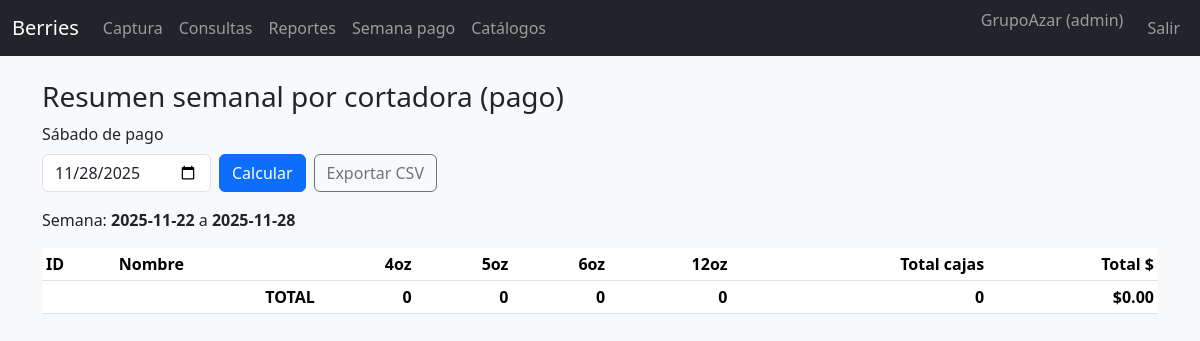
Screenshot of /weekly (signed in) with the database file from the repository.
### models.py (models this page shows)
class User(Base):
    __tablename__ = "users"
    id = Column(Integer, primary_key=True)
    username = Column(String(50), unique=True, nullable=False)
    password_hash = Column(String(200), nullable=False)
    role = Column(String(20), nullable=False, default="capturista")
    active = Column(Integer, default=1)

class BoxSize(Base):
    __tablename__ = "box_sizes"
    id = Column(Integer, primary_key=True)
    name = Column(String(20), unique=True, nullable=False)
    active = Column(Integer, default=1)

### app.py (the view, shortened to what this page needs)
@app.route("/weekly")
@login_required
def weekly():
    db = get_db()
    fri_str = request.args.get("friday")
    sat_str = request.args.get("saturday")  # compatibilidad
    if fri_str:
        end_day = datetime.strptime(fri_str, "%Y-%m-%d").date()
    elif sat_str:
        s = datetime.strptime(sat_str, "%Y-%m-%d").date()
        end_day = s + timedelta(days=6)  # sábado -> viernes siguiente
    else:
        today = date.today()
        end_day = today - timedelta((today.weekday() - 4) % 7)  # viernes más reciente (<= hoy)
    start = end_day - timedelta(days=6)  # sábado anterior
    sizes = db.query(BoxSize).filter(BoxSize.active == 1).all()
    order = {"4oz": 0, "5oz": 1, "6oz": 2, "12oz": 3}
    sizes = sorted(sizes, key=lambda s: order.get(s.name, 99))
    rows = (
        db.query(Picker.id, Picker.code, Picker.name, BoxSize.name,
                 func.coalesce(func.sum(Harvest.boxes), 0))
          .join(Harvest, Harvest.picker_id == Picker.id)
          .join(BoxSize, BoxSize.id == Harvest.size_id)
          .filter(Harvest.date.between(start, end_day))
          .group_by(Picker.id, Picker.code, Picker.name, BoxSize.name)
          .all()
    )
    data = {}
    money_rows = (
        db.query(Picker.id, func.coalesce(func.sum(Harvest.total), 0))
          .join(Harvest, Harvest.picker_id == Picker.id)
          .filter(Harvest.date.between(start, end_day))
          .group_by(Picker.id)
          .all()
    )
    for pid, m in money_rows:
        if pid in data:
            data[pid]["total_money"] = float(m)
    for rec in data.values():
        rec["total_boxes"] = sum(rec["sizes"].values())
    total_by_size = {s.name: 0 for s in sizes}
    for rec in data.values():
        for sname, val in rec["sizes"].items():
            total_by_size[sname] += val
    total_boxes = sum(rec["total_boxes"] for rec in data.values())
    total_money = sum(rec["total_money"] for rec in data.values())
    table = list(data.values())
    table.sort(key=lambda r: r["code"])
    return render_template(
        "weekly.html",
        start=start,
        friday=end_day,
        saturday=end_day,  # compatibilidad con plantilla antigua
        sizes=sizes,
        table=table,
        total_by_size=total_by_size,
        total_boxes=total_boxes,
        total_money=total_money
    )

### app.py (called while the page is built)
def get_db(): return SessionLocal()

@login_manager.user_loader
def load_user(uid):
    db = get_db()
    u = db.get(User, int(uid))
    return UserAdapter(u) if u else None

@app.context_processor
def inject_today(): return {"today": date.today()}

    @property
    def role(self): return self._u.role

    @property
    def username(self): return self._u.username

### templates/weekly.html (shortened to what this page needs)
{% extends 'base.html' %}
{% block content %}
<h3>Resumen semanal por cortadora (pago)</h3>
<form class='row g-2 mb-3' method='get'>
  <div class='col-auto'><label class='form-label'>Sábado de pago</label>
    <input type='date' class='form-control' name='saturday' value='{{ saturday }}'></div>
  <div class='col-auto d-flex align-items-end'><button class='btn btn-primary'>Calcular</button></div>
  <div class='col-auto d-flex align-items-end'><a class='btn btn-outline-secondary' href='{{ url_for('weekly_csv') }}?saturday={{ saturday }}'>Exportar CSV</a></div>
</form>
<p>Semana: <strong>{{ start }}</strong> a <strong>{{ saturday }}</strong></p>
<div class='table-responsive'><table class='table table-sm table-striped align-middle'>
  <thead><tr><th>ID</th><th>Nombre</th>{% for s in sizes %}<th class='text-end'>{{ s.name }}</th>{% endfor %}<th class='text-end'>Total cajas</th><th class='text-end'>Total $</th></tr></thead>
  <tfoot><tr><th colspan='2' class='text-end'>TOTAL</th>{% for s in sizes %}<th class='text-end'>{{ total_by_size[s.name] }}</th>{% endfor %}<th class='text-end'>{{ total_boxes }}</th><th class='text-end'>${{ '%.2f'|format(total_money) }}</th></tr></tfoot>
</table></div>
{% endblock %}

### templates/base.html (shortened to what this page needs)
<!doctype html>
<html lang="es">
<head>
  <link href="https://cdn.jsdelivr.net/npm/bootstrap@5.3.3/dist/css/bootstrap.min.css" rel="stylesheet">
</head>
<body class="bg-light">
<nav class="navbar navbar-expand-lg navbar-dark bg-dark">
  <div class="container-fluid">
    <a class="navbar-brand" href="{{ url_for('index') }}">Berries</a>
    <div class="collapse navbar-collapse" id="navbars">
      <ul class="navbar-nav me-auto">
        {% if current_user.is_authenticated %}
          <li class="nav-item"><a class="nav-link" href="{{ url_for('harvest_new') }}">Captura</a></li>
          <li class="nav-item"><a class="nav-link" href="{{ url_for('harvest_list') }}">Consultas</a></li>
          <li class="nav-item"><a class="nav-link" href="{{ url_for('reports') }}">Reportes</a></li>
          <li class="nav-item"><a class="nav-link" href="{{ url_for('weekly') }}">Semana pago</a></li>
          {% if current_user.role == 'admin' %}
            <li class="nav-item"><a class="nav-link" href="{{ url_for('catalogs') }}">Catálogos</a></li>
          {% endif %}
        {% endif %}
      </ul>
      <ul class="navbar-nav">
        {% if current_user.is_authenticated %}
          <li class="nav-item"><span class="navbar-text me-3">{{ current_user.username }} ({{ current_user.role }})</span></li>
          <li class="nav-item"><a class="nav-link" href="{{ url_for('logout') }}">Salir</a></li>
        {% else %}
          <li class="nav-item"><a class="nav-link" href="{{ url_for('login') }}">Entrar</a></li>
        {% endif %}
      </ul>
    </div>
  </div>
</nav>
<main class="container py-4">
  {% block content %}{% endblock %}
</main>
</body>
</html>

### rows the page displays
User: username "GrupoAzar", role "admin"
BoxSize: name "4oz", name "0"
BoxSize: name "5oz", name "0"
BoxSize: name "6oz", name "0"
BoxSize: name "12oz", name "0"

### other values shown
{{ saturday }} "2025-11-28"
{{ total_boxes }} "0"
{{ '%.2f'|format(total_money) }} "0.00"
